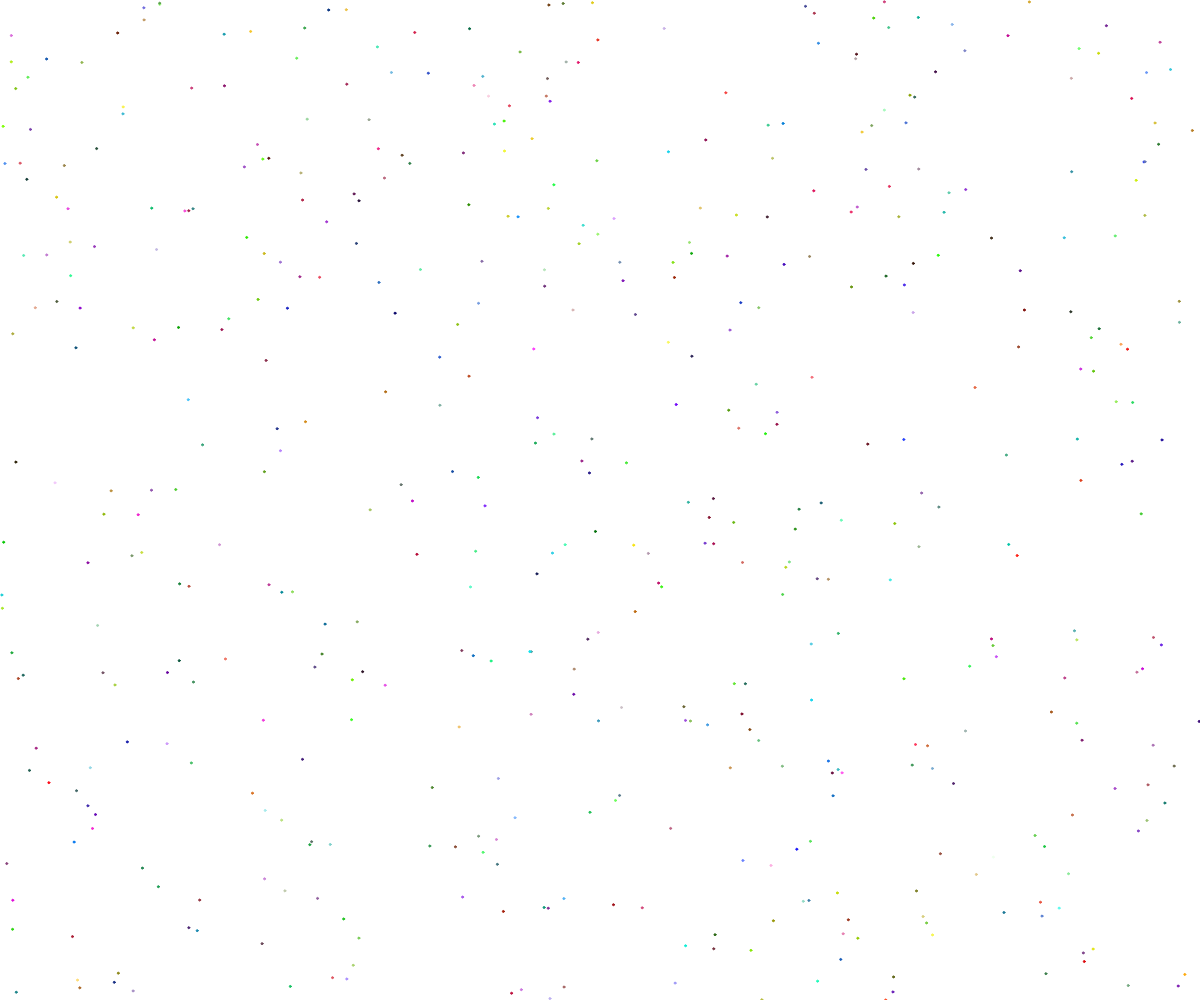
Frame 1 (no input)
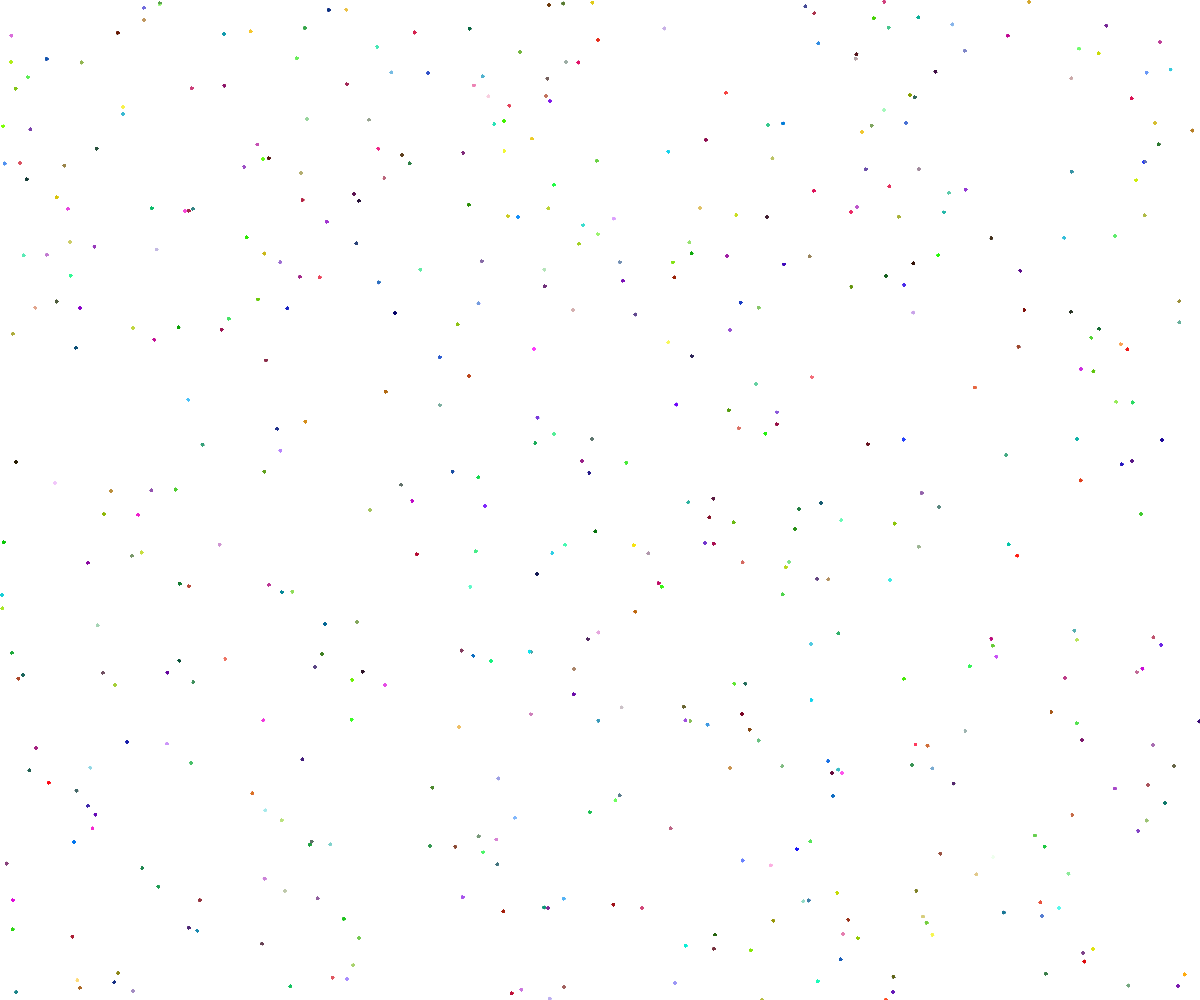
Frame 60 (no input)
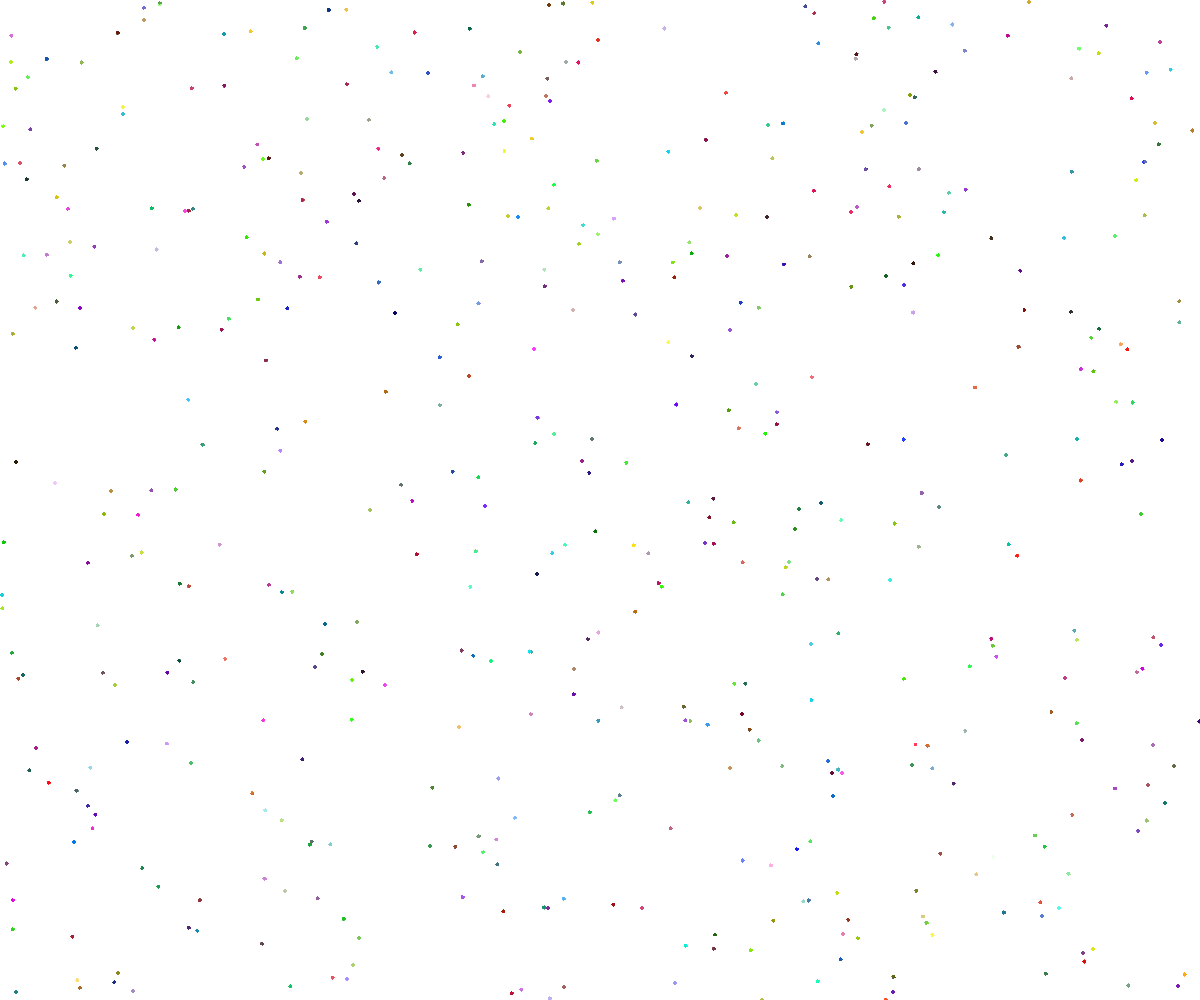
Frame 120 (the mouse pressed at the canvas centre since frame 60)

The p5.js sketch that drew these frames (run headless with seeded random() and noise() and a simulated clock; from frame 60 on, the mouse is pressed at the canvas centre):

// p5.js sketch
// ── sketch.js
// Bopobytraps Object
// Jienan Chen
// May 27, 2019
//
// Extra for Experts:
// - describe what you did to take this project "above and beyond"


class Boobytraps {
  constructor(x, y, someColor) {
    this.x = x;
    this.y = y;
    this.color = someColor;
  }

  display() {
    fill(this.color);
    stroke(this.color);
    ellipse(this.x, this.y, 2, 2);
  }
}

let traps = [];


function setup() {
  createCanvas(windowWidth, windowHeight);
  for (let i=0; i<500; i++) {
    let someTrap = new Boobytraps(random(width), random(height), color(random(255), random(255), random(255)));
    traps.push(someTrap);
  }
}

function draw() {
  for (let i=0; i<traps.length; i++) {
    traps[i].display();
  }
}
